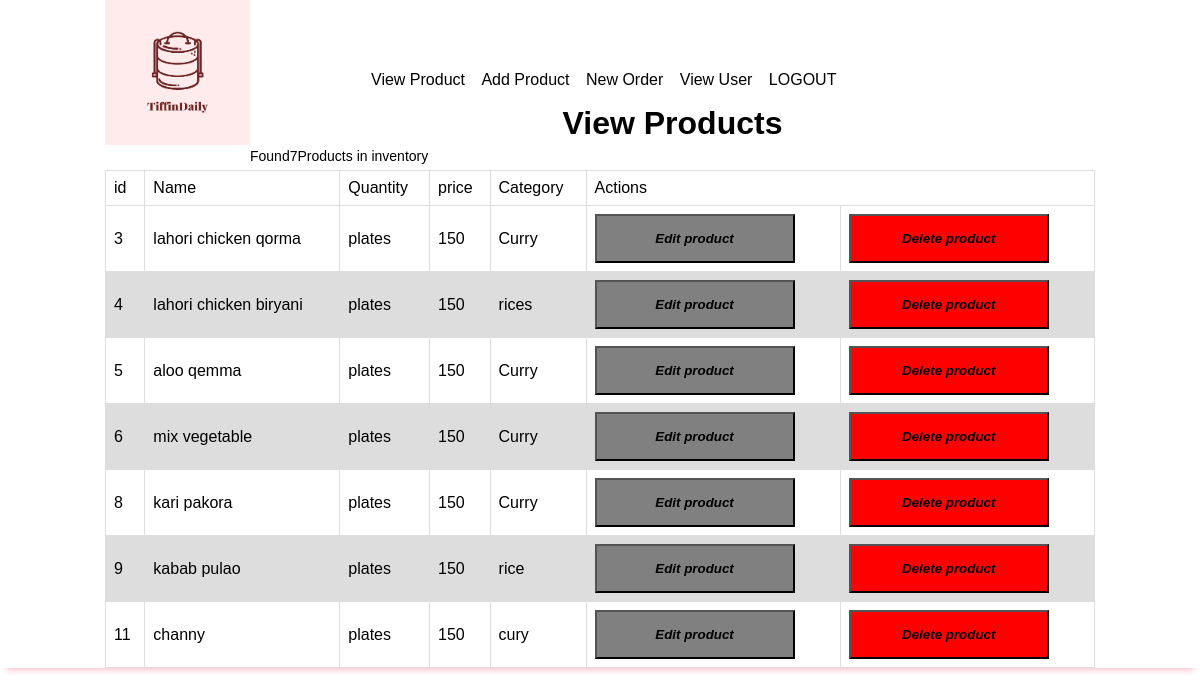
/manageproducts.php?status=PU, run on the app's committed database.
### tables this page shows
CREATE TABLE `products` (
  `ID` int(200) NOT NULL,
  `Name` varchar(200) NOT NULL,
  `Quantity` varchar(500) NOT NULL,
  `Price` int(255) NOT NULL,
  `Category` varchar(200) NOT NULL
);

### manageproducts.php (the view, shortened to what this page needs)
<?php
include('Include/config.php');
?>
<html>
<head>
<link rel="stylesheet" type="text/css" href="css/style.css">
  </head>
<body>
  <div class="container header shadow_bottom">
    <header class="width">
      <div class="logo">
        <img src="images/logo1.jpg" alt="My Tiffin">
      </div>
      <div class="nav">
        <ul>
              <li><a href="manageproducts.php">View Product</a></li>
              <li><a href="addproduct.php">Add Product</a></li>
            <li><a href="addorder.php">New Order</a></li>
              <li><a href="managecustomer.php">View User</a></li>
              <li><a href="logout.php">LOGOUT</a></li>
        </ul>
        <CENTER><h1>  View Products  </h1>
        </CENTER>
<?php
$conn = new mysqli($DBserver,$dbuser,$dbpassword,$dbname);
$sql='SELECT  * from  products';
$stmt=$conn->prepare($sql);
$stmt->execute();
$stmt->store_result();
echo "<p>Found".$stmt->num_rows,"Products in inventory <p>";
$stmt->bind_result($id,$Name,$Quantity,$price,$Category);
echo "<table>";
echo "<thead>";
echo "<tr>";
echo "<td> id  </td>";
echo "<td> Name  </td>";
echo "<td> Quantity  </td>";
echo "<td> price </td>";
echo "<td> Category </td>";
echo "<td colspan='2'>Actions </td>";
echo "</tr>";
echo "</thead>";
while ($stmt->fetch())
{
 echo "<tr>";
echo "<td> $id  </td>";
echo "<td> $Name  </td>";
echo "<td> $Quantity  </td>";
echo "<td> $price </td>";
echo "<td> $Category </td>";
echo "<td><a href ='editproduct.php?id=$id'><button><i>Edit product</i></button></a></td>";
echo "<td><a href ='deleteproduct.php?id=$id'><button style='background-color: red;'><i>Delete product</i></button></a></td>";
}
?>
</div>
</header>
</div>
</body>
</html>

### css/style.css (style rules this page uses)
* { padding: 0px; margin: 0px; box-sizing: border-box; font-family: Arial }
.container { width: 100%; }
.width { max-width: 990px; margin: auto; }
.shadow_bottom { box-shadow: 0 8px 6px -6px pink; }
p { line-height: 40px; }
a { text-decoration: none;color: black; }
.header .logo { float: left; width: 145px; padding: 0px }
.header .logo img { width: 100%; }
.header ul { margin-left: 260px; padding-top: 55px; }
.header ul li { list-style: none;display: inline-block; padding: 16px 6px;border-radius: 5px; cursor: pointer; font-size: 16px; }
table { font-family: arial, sans-serif; border-collapse: collapse; width: 100%; }
td, th { border: 1px solid #dddddd; text-align: left; padding: 8px; }
tr:nth-child(even) { background-color: #dddddd; }
button { padding: 15px; width: 200px; float: right center; font-weight: bold;background-color: grey;color: black; }
.width p { font-size: 14px; line-height: 2.0; }

### data on the page
products: ID "3", Name "lahori chicken qorma", Quantity "plates", Price "150", Category "Curry"
products: ID "4", Name "lahori chicken biryani", Quantity "plates", Price "150", Category "rices"
products: ID "5", Name "aloo qemma", Quantity "plates", Price "150", Category "Curry"
products: ID "6", Name "mix vegetable", Quantity "plates", Price "150", Category "Curry"
products: ID "8", Name "kari pakora", Quantity "plates", Price "150", Category "Curry"
products: ID "9", Name "kabab pulao", Quantity "plates", Price "150", Category "rice"
products: ID "11", Name "channy", Quantity "plates", Price "150", Category "cury"

### other printed values
$stmt->num_rows "7"
